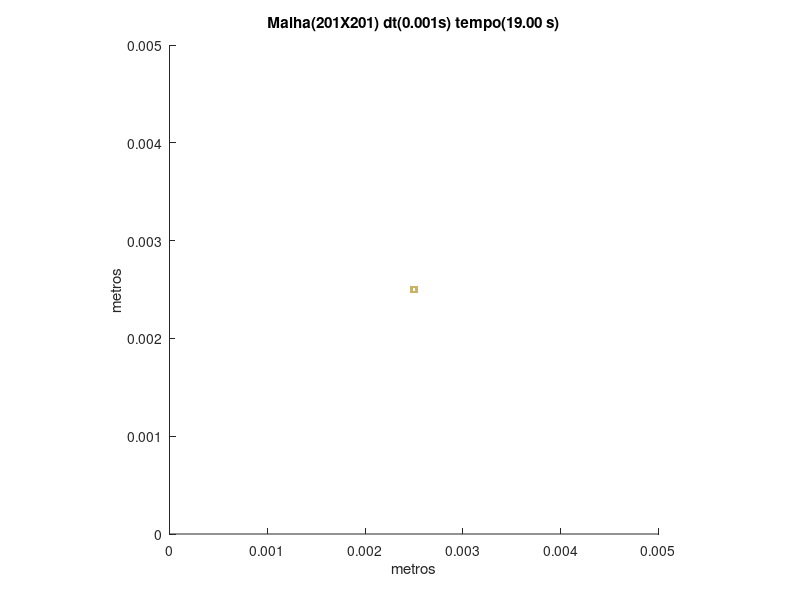

MATLAB code to generate this figure:
set (gca,'PlotBoxAspectRatio',[1 1 1],'Xlim',[0,0.005],'Ylim',[0,0.005])
hold on
title('Malha(201X201) dt(0.001s) tempo(19.00 s)')
hold on
ylabel('metros')
hold on
xlabel('metros')
hold on

fill([0.00246268656716418 0.00246268656716418 0.00248756218905473 0.00248756218905473],[0.00246268656716418 0.00248756218905473 0.00248756218905473 0.00246268656716418],[0.8,0.7,0.4],'LineStyle','none')

fill([0.00248756218905473 0.00248756218905473 0.00251243781094527 0.00251243781094527],[0.00246268656716418 0.00248756218905473 0.00248756218905473 0.00246268656716418],[0.8,0.7,0.4],'LineStyle','none')

fill([0.00251243781094527 0.00251243781094527 0.00253731343283582 0.00253731343283582],[0.00246268656716418 0.00248756218905473 0.00248756218905473 0.00246268656716418],[0.8,0.7,0.4],'LineStyle','none')

fill([0.00246268656716418 0.00246268656716418 0.00248756218905473 0.00248756218905473],[0.00248756218905473 0.00251243781094527 0.00251243781094527 0.00248756218905473],[0.8,0.7,0.4],'LineStyle','none')

fill([0.00251243781094527 0.00251243781094527 0.00253731343283582 0.00253731343283582],[0.00248756218905473 0.00251243781094527 0.00251243781094527 0.00248756218905473],[0.8,0.7,0.4],'LineStyle','none')

fill([0.00246268656716418 0.00246268656716418 0.00248756218905473 0.00248756218905473],[0.00251243781094527 0.00253731343283582 0.00253731343283582 0.00251243781094527],[0.8,0.7,0.4],'LineStyle','none')

fill([0.00248756218905473 0.00248756218905473 0.00251243781094527 0.00251243781094527],[0.00251243781094527 0.00253731343283582 0.00253731343283582 0.00251243781094527],[0.8,0.7,0.4],'LineStyle','none')

fill([0.00251243781094527 0.00251243781094527 0.00253731343283582 0.00253731343283582],[0.00251243781094527 0.00253731343283582 0.00253731343283582 0.00251243781094527],[0.8,0.7,0.4],'LineStyle','none')
